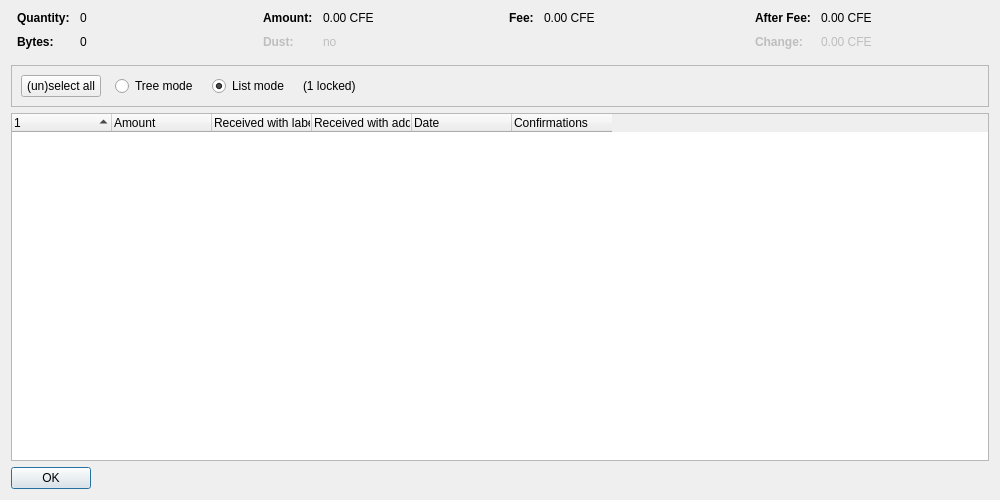
<?xml version="1.0" encoding="UTF-8"?>
<ui version="4.0">
 <class>CoinControlDialog</class>
 <widget class="QDialog" name="CoinControlDialog">
  <property name="geometry">
   <rect>
    <x>0</x>
    <y>0</y>
    <width>1000</width>
    <height>500</height>
   </rect>
  </property>
  <property name="windowTitle">
   <string>Coin Selection</string>
  </property>
  <layout class="QVBoxLayout" name="verticalLayout">
   <item>
    <layout class="QHBoxLayout" name="horizontalLayoutTop" stretch="0,0,0,0">
     <property name="topMargin">
      <number>0</number>
     </property>
     <property name="bottomMargin">
      <number>10</number>
     </property>
     <item>
      <layout class="QFormLayout" name="formLayoutCoinControl1">
       <property name="horizontalSpacing">
        <number>10</number>
       </property>
       <property name="verticalSpacing">
        <number>10</number>
       </property>
       <property name="leftMargin">
        <number>6</number>
       </property>
       <property name="rightMargin">
        <number>6</number>
       </property>
       <item row="0" column="0">
        <widget class="QLabel" name="labelCoinControlQuantityText">
         <property name="font">
          <font>
           <weight>75</weight>
           <bold>true</bold>
          </font>
         </property>
         <property name="text">
          <string>Quantity:</string>
         </property>
        </widget>
       </item>
       <item row="0" column="1">
        <widget class="QLabel" name="labelCoinControlQuantity">
         <property name="cursor">
          <cursorShape>IBeamCursor</cursorShape>
         </property>
         <property name="contextMenuPolicy">
          <enum>Qt::ActionsContextMenu</enum>
         </property>
         <property name="text">
          <string notr="true">0</string>
         </property>
         <property name="textInteractionFlags">
          <set>Qt::LinksAccessibleByMouse|Qt::TextSelectableByKeyboard|Qt::TextSelectableByMouse</set>
         </property>
        </widget>
       </item>
       <item row="1" column="0">
        <widget class="QLabel" name="labelCoinControlBytesText">
         <property name="font">
          <font>
           <weight>75</weight>
           <bold>true</bold>
          </font>
         </property>
         <property name="text">
          <string>Bytes:</string>
         </property>
        </widget>
       </item>
       <item row="1" column="1">
        <widget class="QLabel" name="labelCoinControlBytes">
         <property name="cursor">
          <cursorShape>IBeamCursor</cursorShape>
         </property>
         <property name="contextMenuPolicy">
          <enum>Qt::ActionsContextMenu</enum>
         </property>
         <property name="text">
          <string notr="true">0</string>
         </property>
         <property name="textInteractionFlags">
          <set>Qt::LinksAccessibleByMouse|Qt::TextSelectableByKeyboard|Qt::TextSelectableByMouse</set>
         </property>
        </widget>
       </item>
      </layout>
     </item>
     <item>
      <layout class="QFormLayout" name="formLayoutCoinControl2">
       <property name="horizontalSpacing">
        <number>10</number>
       </property>
       <property name="verticalSpacing">
        <number>10</number>
       </property>
       <property name="leftMargin">
        <number>6</number>
       </property>
       <property name="rightMargin">
        <number>6</number>
       </property>
       <item row="0" column="0">
        <widget class="QLabel" name="labelCoinControlAmountText">
         <property name="font">
          <font>
           <weight>75</weight>
           <bold>true</bold>
          </font>
         </property>
         <property name="text">
          <string>Amount:</string>
         </property>
        </widget>
       </item>
       <item row="0" column="1">
        <widget class="QLabel" name="labelCoinControlAmount">
         <property name="cursor">
          <cursorShape>IBeamCursor</cursorShape>
         </property>
         <property name="contextMenuPolicy">
          <enum>Qt::ActionsContextMenu</enum>
         </property>
         <property name="text">
          <string notr="true">0.00 CFE</string>
         </property>
         <property name="textInteractionFlags">
          <set>Qt::LinksAccessibleByMouse|Qt::TextSelectableByKeyboard|Qt::TextSelectableByMouse</set>
         </property>
        </widget>
       </item>
       <item row="1" column="0">
        <widget class="QLabel" name="labelCoinControlLowOutputText">
         <property name="enabled">
          <bool>false</bool>
         </property>
         <property name="font">
          <font>
           <weight>75</weight>
           <bold>true</bold>
          </font>
         </property>
         <property name="text">
          <string>Dust:</string>
         </property>
        </widget>
       </item>
       <item row="1" column="1">
        <widget class="QLabel" name="labelCoinControlLowOutput">
         <property name="enabled">
          <bool>false</bool>
         </property>
         <property name="cursor">
          <cursorShape>IBeamCursor</cursorShape>
         </property>
         <property name="contextMenuPolicy">
          <enum>Qt::ActionsContextMenu</enum>
         </property>
         <property name="text">
          <string notr="true">no</string>
         </property>
         <property name="textInteractionFlags">
          <set>Qt::LinksAccessibleByMouse|Qt::TextSelectableByKeyboard|Qt::TextSelectableByMouse</set>
         </property>
        </widget>
       </item>
      </layout>
     </item>
     <item>
      <layout class="QFormLayout" name="formLayoutCoinControl3">
       <property name="horizontalSpacing">
        <number>10</number>
       </property>
       <property name="verticalSpacing">
        <number>10</number>
       </property>
       <property name="leftMargin">
        <number>6</number>
       </property>
       <property name="rightMargin">
        <number>6</number>
       </property>
       <item row="0" column="0">
        <widget class="QLabel" name="labelCoinControlFeeText">
         <property name="font">
          <font>
           <weight>75</weight>
           <bold>true</bold>
          </font>
         </property>
         <property name="text">
          <string>Fee:</string>
         </property>
        </widget>
       </item>
       <item row="0" column="1">
        <widget class="QLabel" name="labelCoinControlFee">
         <property name="cursor">
          <cursorShape>IBeamCursor</cursorShape>
         </property>
         <property name="contextMenuPolicy">
          <enum>Qt::ActionsContextMenu</enum>
         </property>
         <property name="text">
          <string notr="true">0.00 CFE</string>
         </property>
         <property name="textInteractionFlags">
          <set>Qt::LinksAccessibleByMouse|Qt::TextSelectableByKeyboard|Qt::TextSelectableByMouse</set>
         </property>
        </widget>
       </item>
      </layout>
     </item>
     <item>
      <layout class="QFormLayout" name="formLayoutCoinControl4">
       <property name="horizontalSpacing">
        <number>10</number>
       </property>
       <property name="verticalSpacing">
        <number>10</number>
       </property>
       <property name="leftMargin">
        <number>6</number>
       </property>
       <property name="rightMargin">
        <number>6</number>
       </property>
       <item row="0" column="0">
        <widget class="QLabel" name="labelCoinControlAfterFeeText">
         <property name="font">
          <font>
           <weight>75</weight>
           <bold>true</bold>
          </font>
         </property>
         <property name="text">
          <string>After Fee:</string>
         </property>
        </widget>
       </item>
       <item row="0" column="1">
        <widget class="QLabel" name="labelCoinControlAfterFee">
         <property name="cursor">
          <cursorShape>IBeamCursor</cursorShape>
         </property>
         <property name="contextMenuPolicy">
          <enum>Qt::ActionsContextMenu</enum>
         </property>
         <property name="text">
          <string notr="true">0.00 CFE</string>
         </property>
         <property name="textInteractionFlags">
          <set>Qt::LinksAccessibleByMouse|Qt::TextSelectableByKeyboard|Qt::TextSelectableByMouse</set>
         </property>
        </widget>
       </item>
       <item row="1" column="0">
        <widget class="QLabel" name="labelCoinControlChangeText">
         <property name="enabled">
          <bool>false</bool>
         </property>
         <property name="font">
          <font>
           <weight>75</weight>
           <bold>true</bold>
          </font>
         </property>
         <property name="text">
          <string>Change:</string>
         </property>
        </widget>
       </item>
       <item row="1" column="1">
        <widget class="QLabel" name="labelCoinControlChange">
         <property name="enabled">
          <bool>false</bool>
         </property>
         <property name="cursor">
          <cursorShape>IBeamCursor</cursorShape>
         </property>
         <property name="contextMenuPolicy">
          <enum>Qt::ActionsContextMenu</enum>
         </property>
         <property name="text">
          <string notr="true">0.00 CFE</string>
         </property>
         <property name="textInteractionFlags">
          <set>Qt::LinksAccessibleByMouse|Qt::TextSelectableByKeyboard|Qt::TextSelectableByMouse</set>
         </property>
        </widget>
       </item>
      </layout>
     </item>
    </layout>
   </item>
   <item>
    <widget class="QFrame" name="frame">
     <property name="minimumSize">
      <size>
       <width>0</width>
       <height>40</height>
      </size>
     </property>
     <property name="frameShape">
      <enum>QFrame::StyledPanel</enum>
     </property>
     <property name="frameShadow">
      <enum>QFrame::Sunken</enum>
     </property>
     <layout class="QHBoxLayout" name="horizontalLayout">
      <item>
       <layout class="QHBoxLayout" name="horizontalLayoutPanel" stretch="0,0,0,0,0">
        <property name="spacing">
         <number>14</number>
        </property>
        <item>
         <widget class="QPushButton" name="pushButtonSelectAll">
          <property name="sizePolicy">
           <sizepolicy hsizetype="Maximum" vsizetype="Fixed">
            <horstretch>0</horstretch>
            <verstretch>0</verstretch>
           </sizepolicy>
          </property>
          <property name="text">
           <string>(un)select all</string>
          </property>
          <property name="autoDefault">
           <bool>false</bool>
          </property>
         </widget>
        </item>
        <item>
         <widget class="QRadioButton" name="radioTreeMode">
          <property name="sizePolicy">
           <sizepolicy hsizetype="Maximum" vsizetype="Fixed">
            <horstretch>0</horstretch>
            <verstretch>0</verstretch>
           </sizepolicy>
          </property>
          <property name="text">
           <string>Tree mode</string>
          </property>
         </widget>
        </item>
        <item>
         <widget class="QRadioButton" name="radioListMode">
          <property name="sizePolicy">
           <sizepolicy hsizetype="Maximum" vsizetype="Fixed">
            <horstretch>0</horstretch>
            <verstretch>0</verstretch>
           </sizepolicy>
          </property>
          <property name="text">
           <string>List mode</string>
          </property>
          <property name="checked">
           <bool>true</bool>
          </property>
         </widget>
        </item>
        <item>
         <widget class="QLabel" name="labelLocked">
          <property name="text">
           <string notr="true">(1 locked)</string>
          </property>
         </widget>
        </item>
        <item>
         <spacer name="horizontalSpacer">
          <property name="orientation">
           <enum>Qt::Horizontal</enum>
          </property>
          <property name="sizeHint" stdset="0">
           <size>
            <width>40</width>
            <height>20</height>
           </size>
          </property>
         </spacer>
        </item>
       </layout>
      </item>
     </layout>
    </widget>
   </item>
   <item>
    <widget class="CoinControlTreeWidget" name="treeWidget">
     <property name="contextMenuPolicy">
      <enum>Qt::CustomContextMenu</enum>
     </property>
     <property name="sortingEnabled">
      <bool>false</bool>
     </property>
     <property name="columnCount">
      <number>6</number>
     </property>
     <attribute name="headerShowSortIndicator" stdset="0">
      <bool>true</bool>
     </attribute>
     <attribute name="headerStretchLastSection">
      <bool>false</bool>
     </attribute>
     <column>
      <property name="text">
       <string/>
      </property>
     </column>
     <column>
      <property name="text">
       <string>Amount</string>
      </property>
     </column>
     <column>
      <property name="text">
       <string>Received with label</string>
      </property>
     </column>
     <column>
      <property name="text">
       <string>Received with address</string>
      </property>
     </column>
     <column>
      <property name="text">
       <string>Date</string>
      </property>
     </column>
     <column>
      <property name="text">
       <string>Confirmations</string>
      </property>
      <property name="toolTip">
       <string>Confirmed</string>
      </property>
     </column>
     <column>
      <property name="text">
       <string/>
      </property>
     </column>
     <column>
      <property name="text">
       <string/>
      </property>
     </column>
     <column>
      <property name="text">
       <string/>
      </property>
     </column>
     <column>
      <property name="text">
       <string/>
      </property>
     </column>
    </widget>
   </item>
   <item>
    <widget class="QDialogButtonBox" name="buttonBox">
     <property name="sizePolicy">
      <sizepolicy hsizetype="Maximum" vsizetype="Fixed">
       <horstretch>0</horstretch>
       <verstretch>0</verstretch>
      </sizepolicy>
     </property>
     <property name="orientation">
      <enum>Qt::Horizontal</enum>
     </property>
     <property name="standardButtons">
      <set>QDialogButtonBox::Ok</set>
     </property>
    </widget>
   </item>
  </layout>
 </widget>
 <customwidgets>
  <customwidget>
   <class>CoinControlTreeWidget</class>
   <extends>QTreeWidget</extends>
   <header>qt/coincontroltreewidget.h</header>
  </customwidget>
 </customwidgets>
 <resources/>
 <connections/>
</ui>
